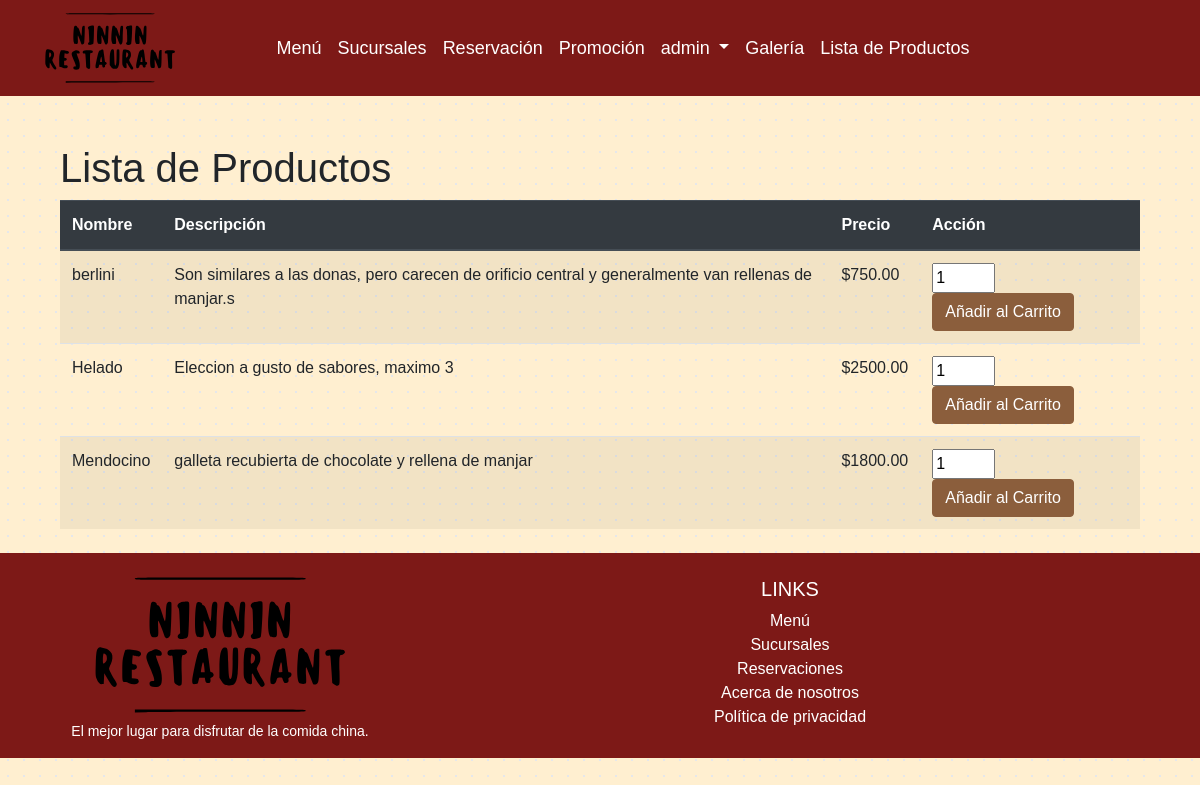
Page /clientes/productos/comun/ (signed in) on the committed database.
### clientes/models.py (models this page shows, shortened)
class Producto(models.Model):
    nombre = models.CharField(max_length=100)
    precio = models.DecimalField(max_digits=10, decimal_places=2)
    descripcion = models.TextField(blank=True)

### clientes/views.py (the view)
# urls.py: path('productos/comun/', views.producto_list_usuario_comun, name='producto_list_usuario_comun'),
@login_required
def producto_list_usuario_comun(request):
    productos = Producto.objects.all()
    context = {
        'productos': productos,
    }
    return render(request, 'productos/productos_usuario_comun.html', context)

### clientes/templates/productos/productos_usuario_comun.html (shortened to what this page needs)
{% extends "clientes/base.html" %}
{% block content %}
    <div class="container mt-5">
        <h1>Lista de Productos</h1>
        <table class="table table-striped">
            <thead class="thead-dark">
                <tr>
                    <th scope="col">Nombre</th>
                    <th scope="col">Descripción</th>
                    <th scope="col">Precio</th>
                    <th scope="col">Acción</th>
                </tr>
            </thead>
            <tbody>
                {% for producto in productos %}
                    <tr>
                        <td>{{ producto.nombre }}</td>
                        <td>{{ producto.descripcion }}</td>
                        <td>${{ producto.precio }}</td>
                        <td>
                            <form action="{% url 'add_to_cart' producto.id %}" method="POST">
                                <input type="number" name="cantidad" value="1" min="1" max="10">
                                <button type="submit" class="btn btn-primary">Añadir al Carrito</button>
                            </form>
                        </td>
                    </tr>
                {% empty %}
                    <tr>
                        <td colspan="5">No hay productos disponibles</td>
                    </tr>
                {% endfor %}
            </tbody>
        </table>
    </div>
{% endblock %}

### clientes/templates/clientes/base.html (shortened to what this page needs)
{% load static %}
<!DOCTYPE html>
<html lang="es">
<head>
    <link rel="stylesheet" href="https://cdn.jsdelivr.net/npm/bootstrap@4.6.2/dist/css/bootstrap.min.css"
>
    <link rel="stylesheet" href="{% static 'Layout/style.css' %}">
</head>
<body class="is-preload">
    <div id="page-wrapper">
        <header id="header">
            <nav id="navbar" class="navbar navbar-expand-lg navbar-dark custom-navbar">
                <div class="container">
                    <a class="navbar-brand" href="{% url 'index' %}">
                        <img src="{% static 'Components/icons/icono.svg' %}" alt="Logo" class="navbar-logo">
                    </a>
                    <div class="collapse navbar-collapse" id="navbarNav">
                        <ul class="navbar-nav mx-auto custom-nav">
                            <li class="nav-item">
                                <a class="nav-link" href="{% url 'comidas' %}">Menú</a>
                            </li>
                            <li class="nav-item">
                                <a class="nav-link" href="{% url 'sucursal' %}">Sucursales</a>
                            </li>
                            <li class="nav-item">
                                <a class="nav-link" href="{% url 'reserva_add' %}">Reservación</a>
                            </li>
                            <li class="nav-item">
                                <a class="nav-link" href="{% url 'promociones' %}">Promoción</a>
                            </li>
                            {% if user.is_authenticated %}
                                <li class="nav-item dropdown">
                                    <a class="nav-link dropdown-toggle" href="#" id="navbarDropdown" role="button"
                                        data-toggle="dropdown" aria-haspopup="true" aria-expanded="false">
                                        {{ user.username }}
                                    </a>
                                </li>
                            {% else %}
                                <li class="nav-item">
                                    <a href="{% url 'login' %}" class="nav-link">Iniciar sesión</a>
                                </li>
                            {% endif %}
                            <li {% if clase == 'galeria' %} class="current" {% endif %}>
                                <a href="{% url 'galeria' %}" class="nav-link">Galería</a>
                            </li>
                            {% if user.is_authenticated %}
                                <li class="nav-item">
                                    <a class="nav-link" href="{% url 'producto_list_usuario_comun' %}">Lista de Productos</a>
                                </li>
                            {% endif %}
                        </ul>
                    </div>
                </div>
            </nav>
        </header>
        <div id="content-wrapper">
            <div class="container mt-5">
                {% block content %}
                {% endblock %}
            </div>
        </div>
        <footer id="footer"
            class="page-footer font-small pt-4 mt-4 d-flex flex-column align-items-center justify-content-center"
            style="background-color: #7D1917; color: white;">
            <div class="container text-center">
                <div class="row justify-content-center">
                    <div class="col-md-4 mt-md-0 mt-3">
                        <img src="{% static 'Components/icons/icono.svg' %}" alt="Logo" class="footer-logo mb-2">
                        <p>El mejor lugar para disfrutar de la comida china.</p>
                    </div>
                    <div class="col-md-8 mb-md-0 mb-3">
                        <h5 class="text-uppercase">Links</h5>
                        <ul class="list-unstyled">
                            <li><a href="{% url 'comidas' %}" class="footer-link">Menú</a></li>
                            <li><a href="{% url 'sucursal' %}" class="footer-link">Sucursales</a></li>
                            <li><a href="{% url 'reserva_add' %}" class="footer-link">Reservaciones</a></li>
                            <li><a href="#" class="footer-link">Acerca de nosotros</a></li>
                            <li><a href="#" class="footer-link">Política de privacidad</a></li>
                        </ul>
                    </div>
                </div>
            </div>
        </footer>
    </div>
</body>
</html>

### mysite/static/Layout/style.css (style rules this page uses)
body { background: radial-gradient(#e5e7eb 1px, transparent 1px); background-color: #FFEFD0; background-size: 16px 16px; font-family: Arial, sans-serif; }
p { font-size: 14px; }
.navbar { background-color: #7D1917; }
.nav-link { color: white !important; font-size: 18px; }
.navbar-logo { width: 130px; height: auto; }
@media (min-width: 992px) { .custom-nav { transform: translateX(-50px); } }
.footer-logo { width: 250px; margin-bottom: 20px; }
.page-footer { color: white; background-color: #7D1917; }
.footer-link { color: white; text-decoration: none; }
.btn-primary { background-color: #8b5e3c; border-color: #8b5e3c; }
.navbar { position: relative; z-index: 1000; }

### rows in the picture
Producto: nombre "berlini", descripcion "Son similares a las donas, pero carecen de orificio central y generalmente van rellenas de manjar.s", precio "750.00"
Producto: nombre "Helado", descripcion "Eleccion a gusto de sabores, maximo 3", precio "2500.00"
Producto: nombre "Mendocino", descripcion "galleta recubierta de chocolate y rellena de manjar", precio "1800.00"

### other values in the picture
{{ user.username }} "admin"
